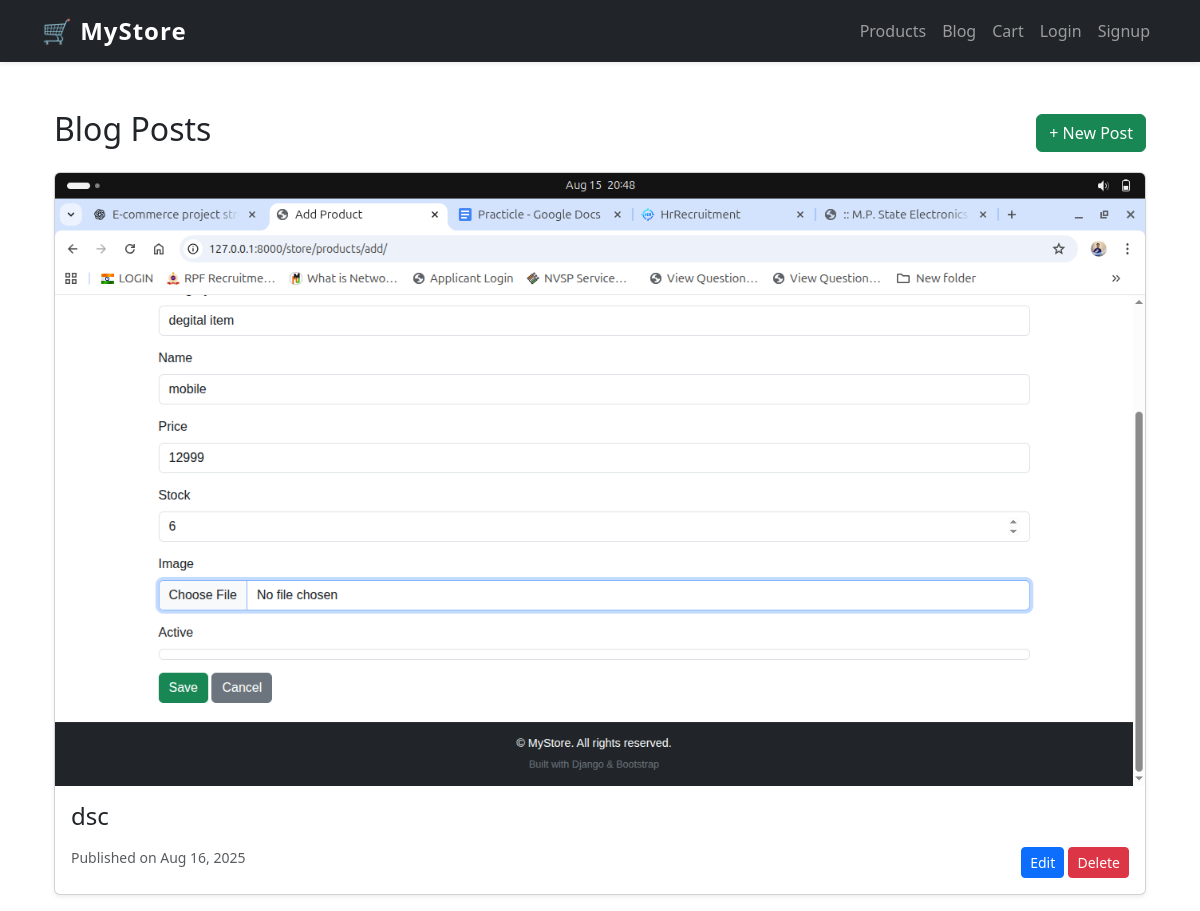
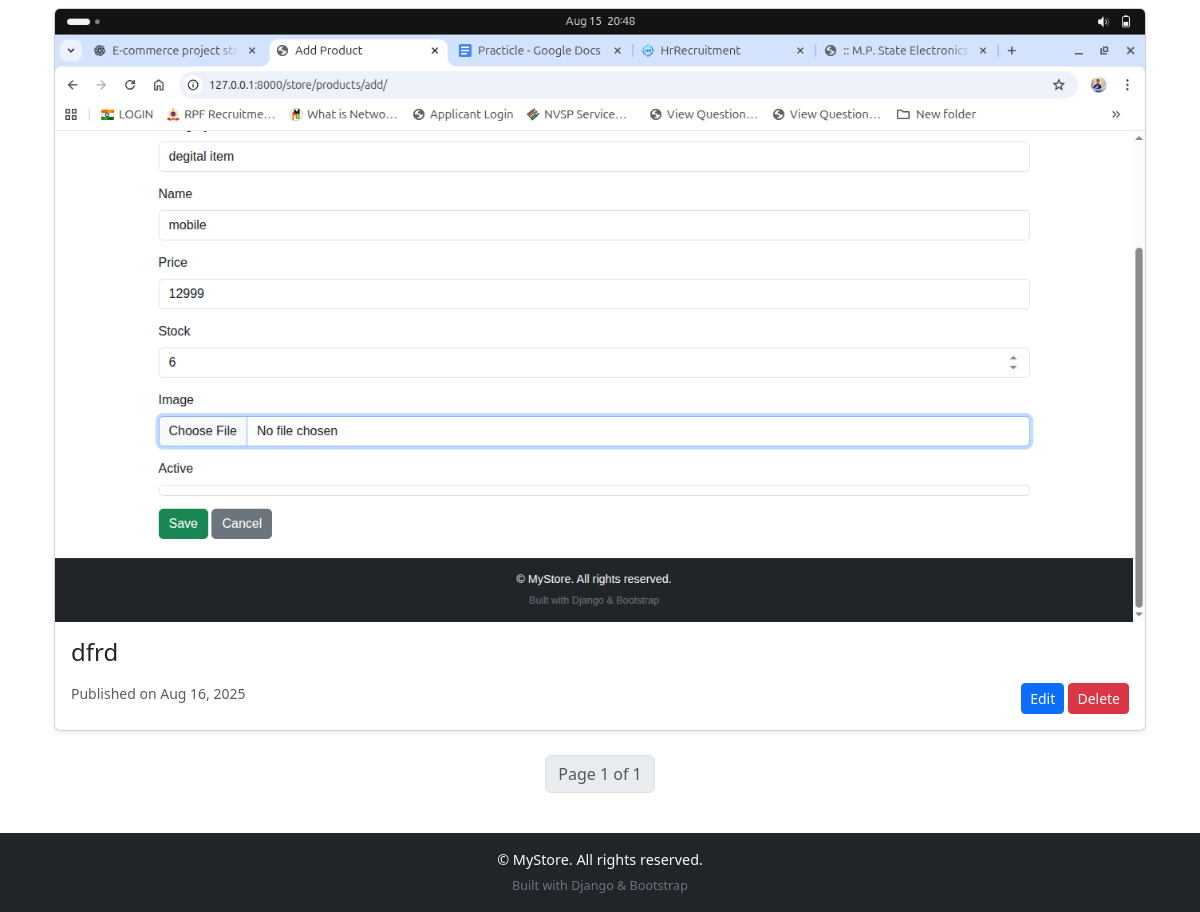
Screenshot of /blog/ with the database file from the repository (2 pictures, top to bottom).
### blog/models.py (models this page shows, shortened)
class BlogPost(models.Model):
    title = models.CharField(max_length=200)
    slug = models.SlugField(unique=True, blank=True)
    body = models.TextField()
    image = models.ImageField(upload_to="blog_images/", blank=True, null=True)
    published_date = models.DateTimeField(default=timezone.now)
    active = models.BooleanField(default=True)   # to hide/show blog
    deleted = models.BooleanField(default=False) # soft delete
    class Meta:
        ordering = ["-published_date"]
    def delete(self, *args, **kwargs):
        self.deleted = True
        super().save(update_fields=["deleted"])

### blog/views.py (the view)
# urls.py: path('', views.blog_list, name='blog_list'),
def blog_list(request):
    posts = BlogPost.objects.filter(active=True, deleted=False).order_by("-published_date")
    paginator = Paginator(posts, 5)  # 5 posts per page
    page_number = request.GET.get("page")
    page_obj = paginator.get_page(page_number)
    return render(request, "blog/blog_list.html", {"page_obj": page_obj})

### blog/templates/blog/blog_list.html (shortened to what this page needs)
{% extends "base.html" %}
{% block content %}
<div class="container mt-4">
    <div class="d-flex justify-content-between align-items-center mb-3">
        <h2>Blog Posts</h2>
        <a href="{% url 'blog:blog_add' %}" class="btn btn-success">+ New Post</a>
    </div>
    {% for post in page_obj %}
        <div class="card shadow-sm mb-4">
            {% if post.image %}
                <img src="{{ post.image.url }}" class="card-img-top" alt="{{ post.title }}">
            {% endif %}
            <div class="card-body">
                <h4 class="card-title">
                    <a href="{% url 'blog:blog_detail' post.slug %}" class="text-decoration-none text-dark">
                        {{ post.title }}
                    </a>
                </h4>
                <div class="d-flex justify-content-between">
    <small class="text-muted">Published on {{ post.published_date|date:"M d, Y" }}</small>
    <div>
        <a href="{% url 'blog:blog_update' post.pk %}" class="btn btn-primary btn-sm">Edit</a>
        <a href="{% url 'blog:blog_delete' post.pk %}" class="btn btn-danger btn-sm">Delete</a>
    </div>
</div>
            </div>
        </div>
    {% empty %}
        <div class="alert alert-info">No blog posts available.</div>
    {% endfor %}
    <nav aria-label="Page navigation">
        <ul class="pagination justify-content-center">
            <li class="page-item disabled">
                <a class="page-link">Page {{ page_obj.number }} of {{ page_obj.paginator.num_pages }}</a>
            </li>
        </ul>
    </nav>
</div>
{% endblock %}

### static/css/style.css (style rules this page uses)
body { font-family: 'Segoe UI', Tahoma, Geneva, Verdana, sans-serif; }

### rows the page displays
BlogPost: image (picture), title "dsc", published_date "Aug 16, 2025"
BlogPost: image (picture), title "dfrd", published_date "Aug 16, 2025"

### other values shown
{{ page_obj.number }} "1"
{{ page_obj.paginator.num_pages }} "1"
